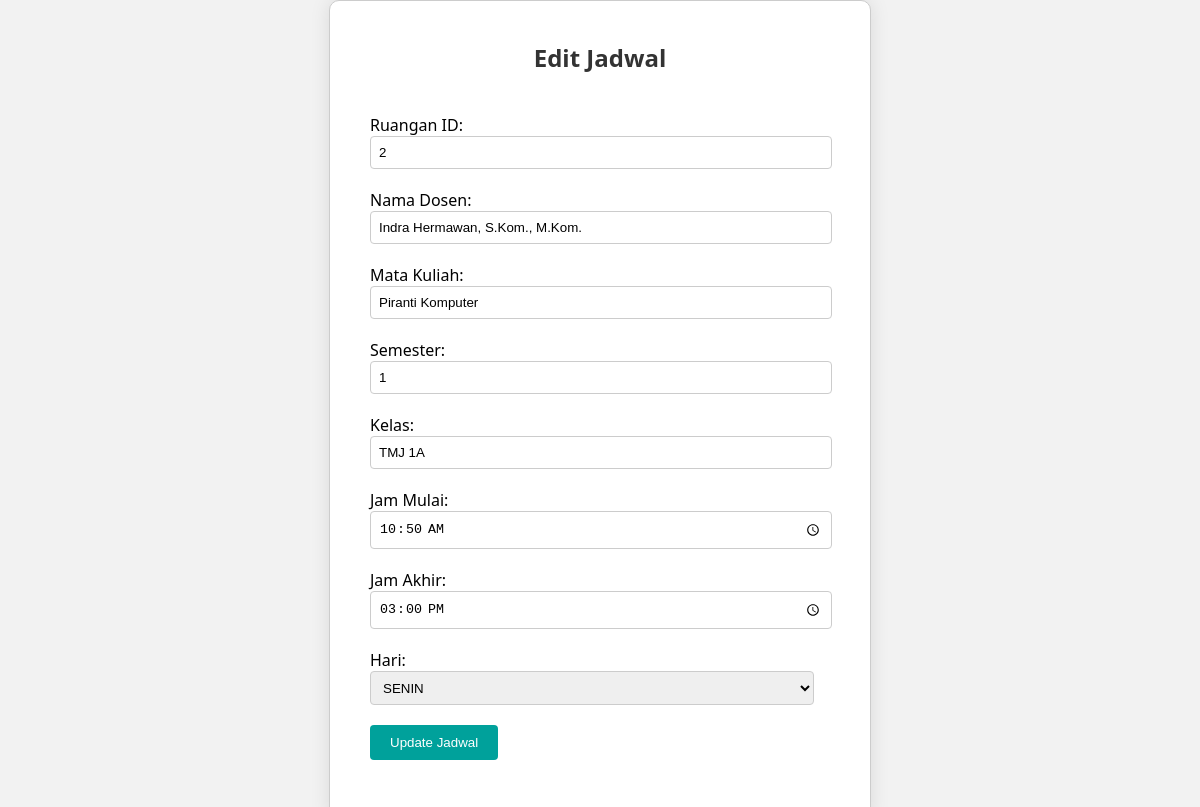
/edit_jadwal.php?jadwal_id=2, run on the app's committed database.
### tables this page shows
CREATE TABLE `jadwal` (
  `jadwal_id` int(11) NOT NULL,
  `ruangan_id` int(11) DEFAULT NULL,
  `nama_dosen` varchar(100) DEFAULT NULL,
  `nama_mata_kuliah` varchar(100) DEFAULT NULL,
  `smt` varchar(10) DEFAULT NULL,
  `kelas` varchar(15) DEFAULT NULL,
  `jam_mulai` time DEFAULT NULL,
  `jam_akhir` time DEFAULT NULL,
  `hari` varchar(10) DEFAULT NULL,
  `urutan_hari` int(11) DEFAULT NULL
);

### edit_jadwal.php (the view, shortened to what this page needs)
<?php
include 'connection.php';
if(isset($_GET['jadwal_id'])){
    $jadwal_id = $_GET['jadwal_id'];
    $query = "SELECT * FROM jadwal WHERE jadwal_id = $jadwal_id";
    $result = mysqli_query($conn, $query);
    if($result) {
        $jadwal = mysqli_fetch_assoc($result);
    } else {
        die("Error: Data tidak ditemukan.");
    }
} else {
    header('Location: jadwal.php');
    exit;
}
?>
<!DOCTYPE html>
<html lang="id">
<head>
</head>
<body>
    <div class="container">
        <h2>Edit Jadwal</h2>
        <form method="POST">
            Ruangan ID: <input type="text" name="ruangan_id" value="<?php echo $jadwal['ruangan_id']; ?>"/><br>
            Nama Dosen: <input type="text" name="nama_dosen" value="<?php echo $jadwal['nama_dosen']; ?>"/><br>
            Mata Kuliah: <input type="text" name="nama_mata_kuliah" value="<?php echo $jadwal['nama_mata_kuliah']; ?>"/><br>
            Semester: <input type="text" name="smt" value="<?php echo $jadwal['smt']; ?>"/><br>
            Kelas: <input type="text" name="kelas" value="<?php echo $jadwal['kelas']; ?>"/><br>
            Jam Mulai: <input type="time" name="jam_mulai" value="<?php echo $jadwal['jam_mulai']; ?>"/><br>
            Jam Akhir: <input type="time" name="jam_akhir" value="<?php echo $jadwal['jam_akhir']; ?>"/><br>
            Hari:
            <select name="hari">
                <?php
                $hari = ['SENIN', 'SELASA', 'RABU', 'KAMIS', 'JUMAT', 'SABTU'];
                foreach ($hari as $h) {
                    echo "<option value='$h'" . ($jadwal['hari'] == $h ? " selected" : "") . ">$h</option>";
                }
                ?>
            </select><br>
            <input type="submit" value="Update Jadwal"/>
        </form>
    </div>
</body>
</html>

### edit_jadwal.php (style rules this page uses)
body { font-family: 'Segoe UI', Tahoma, Geneva, Verdana, sans-serif; background-color: #f2f2f2; margin: 0; padding: 0; display: flex; justify-content: center; align-items: center; height: 100vh; }
.container { width: 80%; max-width: 500px; margin: auto; background-color: #fff; padding: 20px; border-radius: 10px; box-shadow: 0 0 20px rgba(0, 0, 0, 0.1); border: 1px solid #ccc; }
h2 { text-align: center; color: #333; }
form { margin: 20px auto; background-color: #fff; padding: 20px; }
input[type="text"], select, input[type="time"] { width: calc(100% - 16px); padding: 8px; margin-bottom: 20px; border: 1px solid #ccc; border-radius: 4px; }
select { height: 34px; }
input[type="submit"] { background-color: #00a19b; color: #fff; cursor: pointer; border: none; border-radius: 4px; padding: 10px 20px; transition: background-color 0.3s ease; }

### data on the page
jadwal: ruangan_id "2", nama_dosen "Indra Hermawan, S.Kom., M.Kom.", nama_mata_kuliah "Piranti Komputer", smt "1", kelas "TMJ 1A", jam_mulai "10:50:00", jam_akhir "15:00:00", hari "SENIN"
